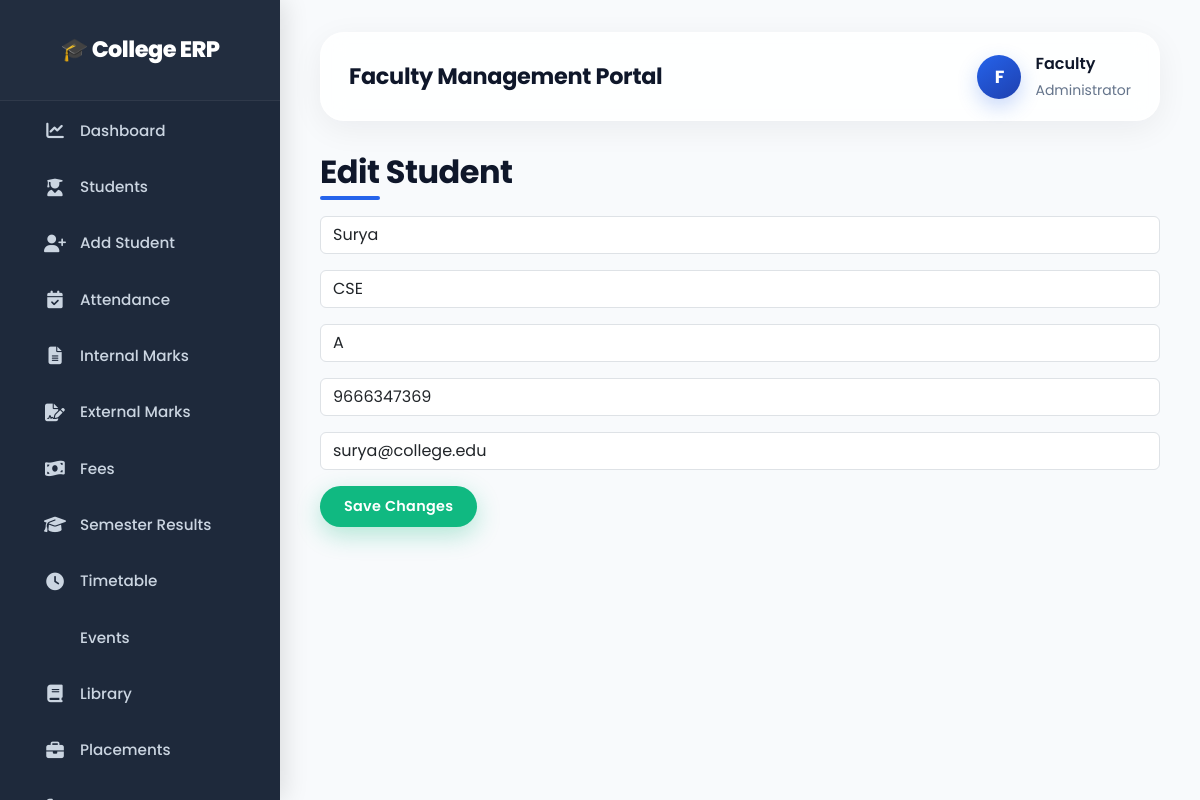
Page /edit-student/25B21CS050 (signed in) on the committed database.
### tables this page shows
CREATE TABLE "students" (
"RollNo" TEXT,
  "Name" TEXT,
  "Branch" TEXT,
  "Section" TEXT,
  "Mobile" INTEGER,
  "Email" TEXT
);

### app.py (the view)
@app.route("/edit-student/<rollno>", methods=["GET", "POST"])
def edit_student(rollno):
    if not faculty_logged_in():
        return redirect("/faculty-login")
    conn = get_db_connection()
    if request.method == "POST":
        name = request.form["name"]
        branch = request.form["branch"]
        section = request.form["section"]
        mobile = request.form["mobile"]
        email = request.form["email"]
        conn.execute(
            "UPDATE students SET Name=?, Branch=?, Section=?, Mobile=?, Email=? WHERE RollNo=?",
            (name, branch, section, mobile, email, rollno)
        )
        conn.commit()
        conn.close()
        return redirect("/manage-students")
    else:
        student_row = conn.execute("SELECT * FROM students WHERE RollNo = ?", (rollno,)).fetchone()
        conn.close()
        student = dict(student_row) if student_row else {}
        return render_template(
            "edit_student.html",
            student=student
        )

### app.py (called while the page is built)
def get_db_connection():
    conn = sqlite3.connect(DB_FILE)
    conn.row_factory = sqlite3.Row
    return conn

def faculty_logged_in():
    return "faculty_id" in session

### templates/edit_student.html
{% extends 'faculty_base.html' %}
{% block content %}
<h2 class="page-title">
Edit Student
</h2>
<form method="POST">
<input
type="text"
name="name"
class="form-control mb-3"
value="{{ student['Name'] }}">
<input
type="text"
name="branch"
class="form-control mb-3"
value="{{ student['Branch'] }}">
<input
type="text"
name="section"
class="form-control mb-3"
value="{{ student['Section'] }}">
<input
type="text"
name="mobile"
class="form-control mb-3"
value="{{ student['Mobile'] }}">
<input
type="email"
name="email"
class="form-control mb-3"
value="{{ student['Email'] }}">
<button
type="submit"
class="btn btn-success">
Save Changes
</button>
</form>
{% endblock %}

### templates/faculty_base.html (style rules this page uses)
* { margin: 0; padding: 0; box-sizing: border-box; font-family: 'Poppins', 'Segoe UI', system-ui, sans-serif; }
body { background: #f8fafc; color: #0f172a; transition: background 0.3s ease; line-height: 1.6; }
.btn { font-weight: 600; font-size: 0.9rem; padding: 10px 24px; border-radius: 50px; letter-spacing: 0.3px; transition: all 0.3s cubic-bezier(0.4, 0, 0.2, 1); box-shadow: 0 4px 16px rgba(0, 0, 0, 0.06); border: none; }
.btn-success { background: #10b981; color: #fff; box-shadow: 0 8px 24px rgba(16, 185, 129, 0.30); }
.page-title { font-size: 2rem; font-weight: 700; margin-bottom: 24px; color: #0f172a; letter-spacing: -0.5px; position: relative; display: inline-block; }
.page-title::after { content: ''; position: absolute; bottom: -8px; left: 0; width: 60px; height: 4px; background: #2563eb; border-radius: 4px; }

### rows in the picture
students: name "Surya", branch "CSE", section "A", mobile "9666347369", email "surya@college.edu"
